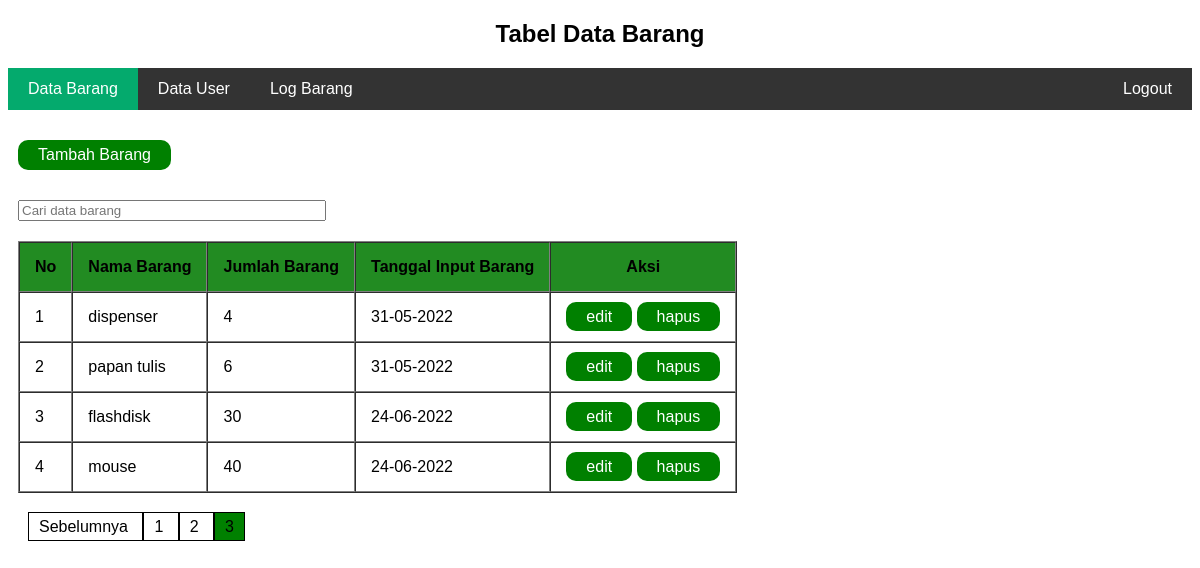
The page /data-barang.php?halaman=3 (signed in) on the database its author committed.
### tables this page shows
CREATE TABLE `barang` (
  `id` int(11) NOT NULL,
  `nama` varchar(200) NOT NULL,
  `jumlah` int(11) NOT NULL,
  `tanggal` date DEFAULT NULL
);

### pagination-barang.php (called while the page is built)
<?php
$hasil_per_halaman = 5;
$sql = "SELECT * FROM barang";
$result = mysqli_query($conn, $sql);
$jumlah_data = mysqli_num_rows($result);
$jumlah_halaman = ceil($jumlah_data / $hasil_per_halaman);
if(!isset($_GET["halaman"])){
  $halaman = 1;
} else {
  $halaman = $_GET["halaman"];
}
$hasil_pertama_halaman = ($halaman-1) * $hasil_per_halaman;
?>

### data-barang.php (the view, shortened to what this page needs)
<?php
include 'connection.php';
include 'pagination-barang.php';
$sql = "SELECT id, nama, jumlah, tanggal FROM barang LIMIT $hasil_pertama_halaman, $hasil_per_halaman";
$result = mysqli_query($conn, $sql);
?>
<!DOCTYPE html>
<html lang="en">
<head>
  <link rel="stylesheet" href="style.css">
</head>
<body>
  <h2>Tabel Data Barang</h2>
  <div class="navbar">
    <ul>
      <li><a class="active"  href="data-barang.php">Data Barang</a></li>
      <li><a href="user/data-user.php">Data User</a></li>
      <li><a href="log-barang.php">Log Barang</a></li>
      <li style="float: right;"><a href="logout.php">Logout</a></li>
    </ul>
  </div>
  <div class="tabel-data-user">
    <a class="tambah-data-barang" href="tambah-barang.php">Tambah Barang</a>
    <form action="data-barang.php" method="POST">
      <label>
        <input class="cari-user" type="text" id="keywordBarang" onkeyup="liveSearch(this.value)" name="cari" placeholder="Cari data barang">
      </label>
    </form>
    <div id = "ajax-data-barang">
      <table border="1" cellpadding="10" cellspacing="0" id="tabelBarang">
        <thead>
          <th>No</th>
          <th>Nama Barang</th>
          <th>Jumlah Barang</th>
          <th>Tanggal Input Barang</th>
          <th>Aksi</th>
        </thead>
        <?php $i = 1; while($row = mysqli_fetch_assoc($result)) : ?>
          <?php
            $nama = $row["nama"];
            $jumlah = $row["jumlah"]
          ?>
          <tr>
            <td><?php echo $i ?></td>
            <td><?php echo $nama ?></td>
            <td><?php echo $jumlah ?></td>
            <td>
              <?php
              $tanggal = date("d-m-Y", strtotime( $row["tanggal"] ));
              echo $tanggal;
              ?>
            </td>
            <td>
              <a class="button" href="edit-barang.php?id=<?php echo $row["id"] ?>">edit</a>
              <a class="button" href="hapus-barang.php?id=<?php echo $row["id"] ?>" onclick="return confirm('Anda yakin ingin menghapus data?');">hapus</a>
            </td>
          </tr>
        <?php $i++; endwhile ?>
      </table>
      <div class="halaman">
      <?php
      if($halaman > 1) {
        echo '<a href="data-barang.php?halaman='.($halaman-1).'"> Sebelumnya </a>';
      }
      for($i = 1; $i <= $jumlah_halaman; $i++){
        if($i == $halaman){
          echo '<a class="active" href="data-barang.php?halaman='.$i.'"> '.$i.' </a>';
        } else {
          echo '<a href="data-barang.php?halaman='.$i.'"> '.$i.' </a>';
        }
      }
      ?>
      </div>
    </div>
  </div>
</body>
</html>

### style.css (style rules this page uses)
body { font-family: Arial, Helvetica, sans-serif; }
.navbar ul { list-style-type: none; margin: 0; padding: 0; background-color: #333; overflow: hidden; }
.navbar li { float: left; }
.navbar li a { display: block; color: white; text-decoration: none; padding: 12px 20px; text-align: center; }
.navbar .active { background-color: #04AA6D; }
.tabel-data-user { margin-top: 30px; margin-left: 10px; }
.tabel-data-user th { background-color: forestgreen; }
.tabel-data-user th, td { padding: 15px; }
.tabel-data-user .button { padding: 6px 20px; background-color: green; color: white; border: none; margin-top: 20px; text-decoration: none; border-radius: 10px; }
h2 { text-align: center; }
input { width: 100%; margin-top: 10px; }
.tambah-data-barang { display: inline-block; margin-bottom: 20px; background-color: green; color: white; border: none; text-decoration: none; border-radius: 10px; padding: 6px 20px; }
.cari-user { width: 300px; margin-bottom: 20px; }
.halaman { margin-top: 20px; margin-left: 10px; float: left; padding: 5px 0px; }
.halaman a { text-decoration: none; color: black; border: 1px solid black; padding: 5px 10px; }
.halaman a.active { background-color: green; }

### rows shown on the page
barang: nama "dispenser", jumlah "4", tanggal "31-05-2022"
barang: nama "papan tulis", jumlah "6", tanggal "31-05-2022"
barang: nama "flashdisk", jumlah "30", tanggal "24-06-2022"
barang: nama "mouse", jumlah "40", tanggal "24-06-2022"
